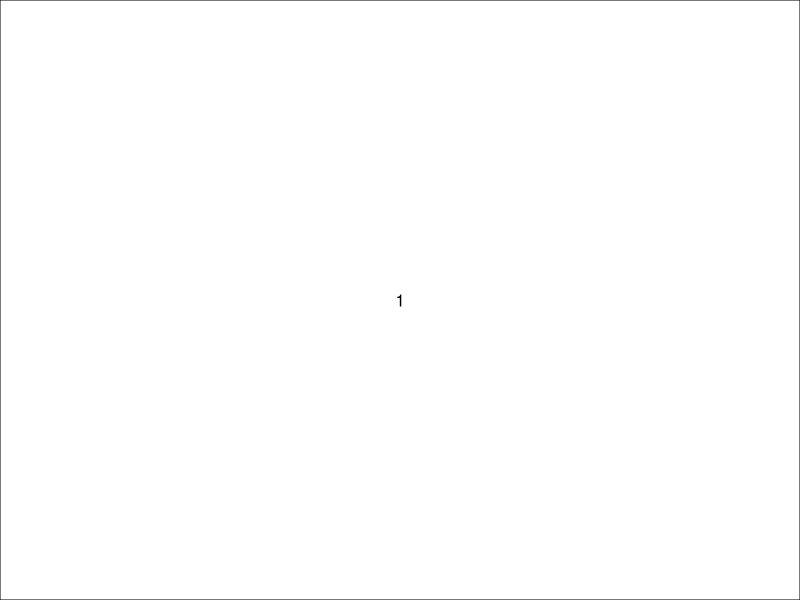
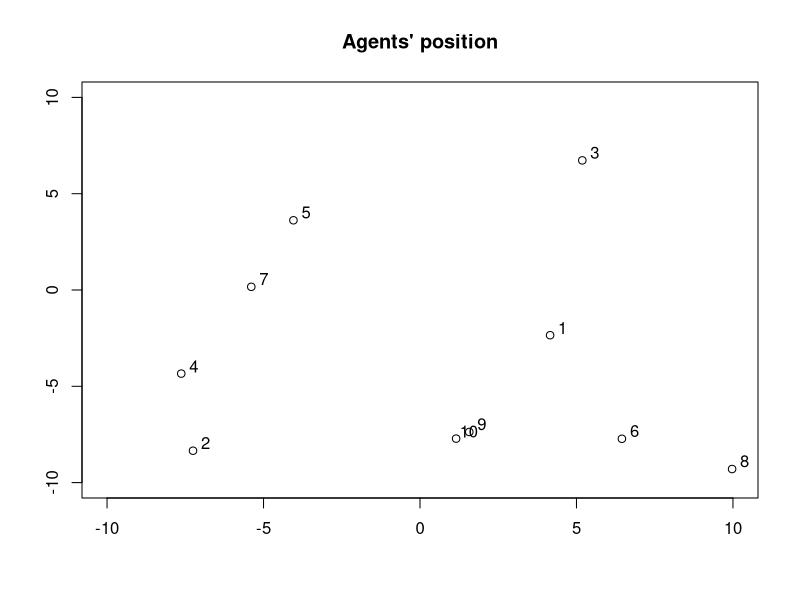
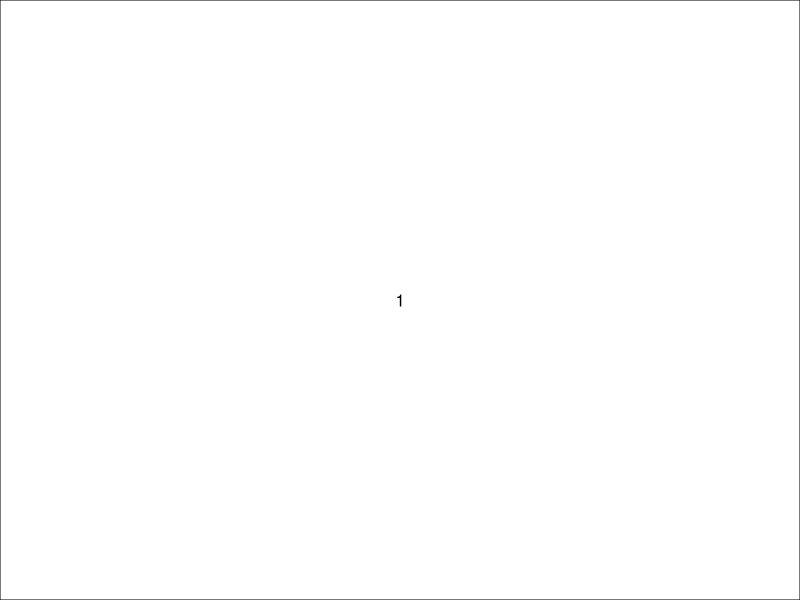
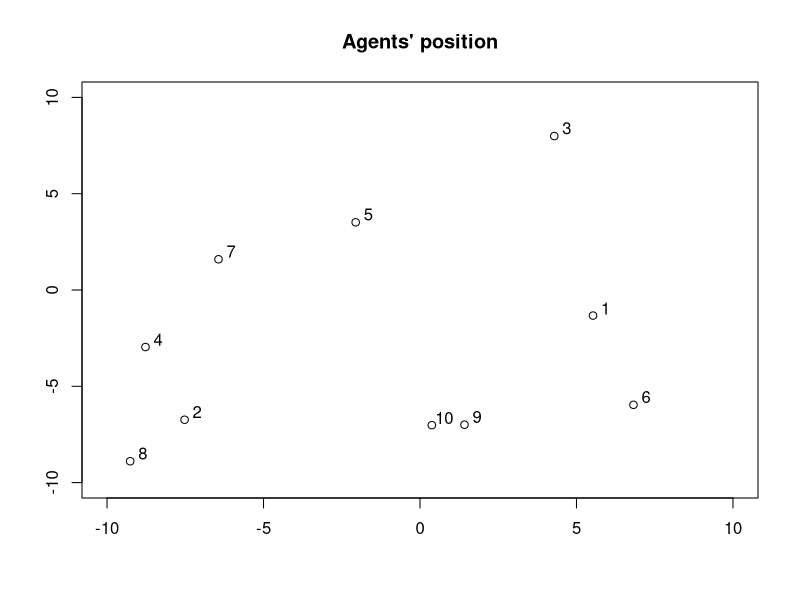
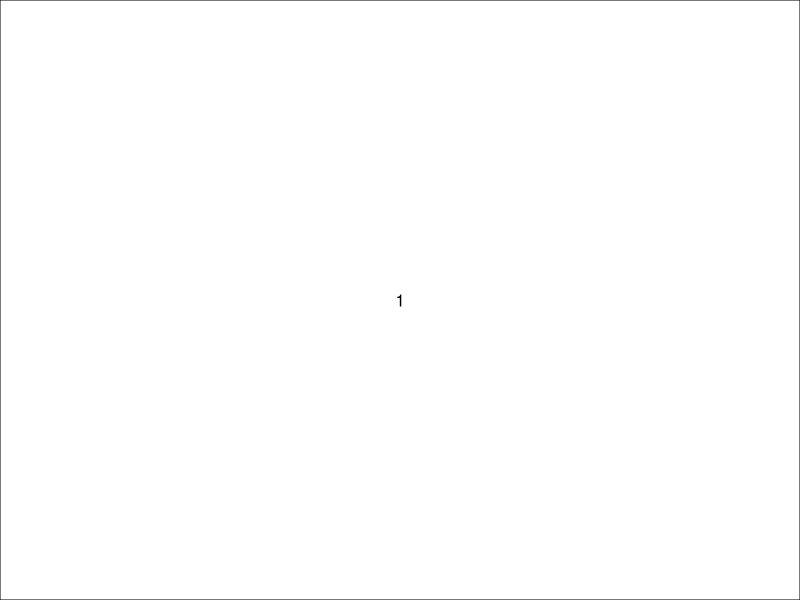
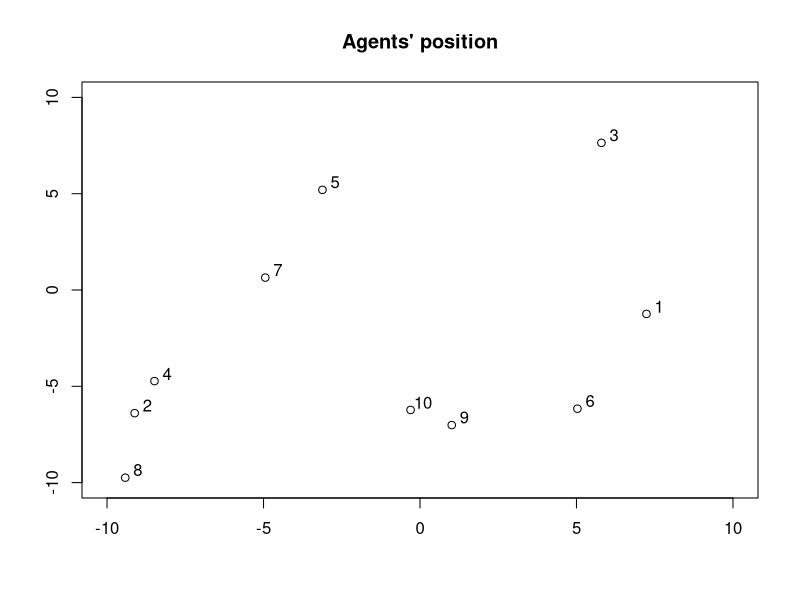
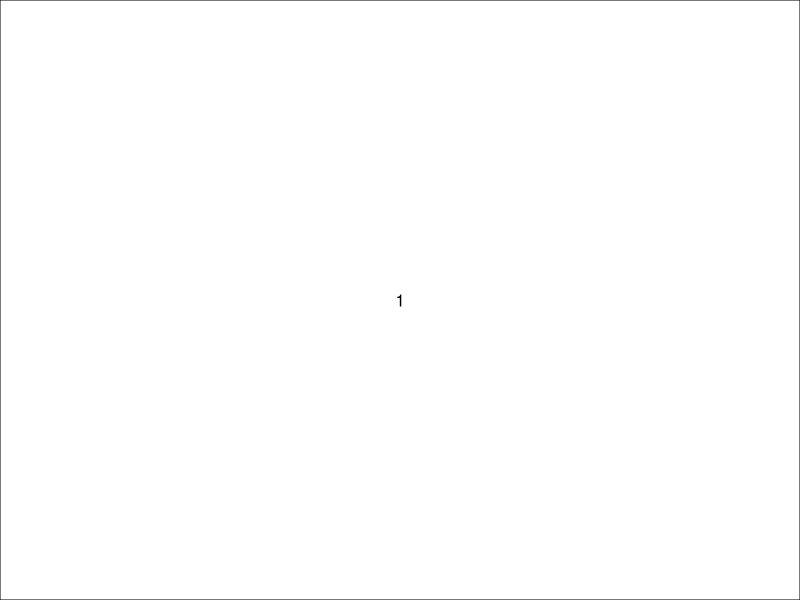
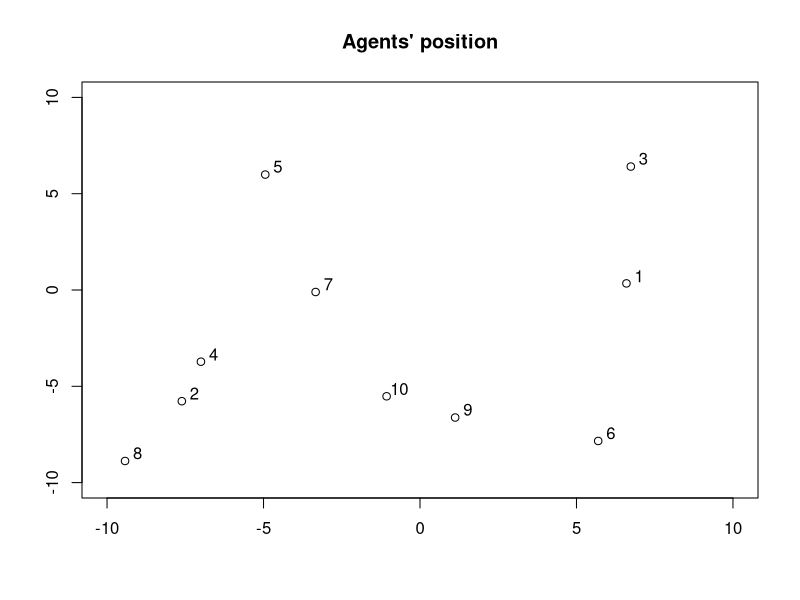

These charts were generated, in order, by the following R code:
#Running around function
wandering<-function(agents){
  #Select each agent randomly
  randIndex = sample(nrow(agents))
  for(i in 1:nrow(agents)){
    #For each agent
    ind<-randIndex[i]
    #Decide a direction
    angle<-runif(1,0,2*pi)
    #Compute where they are going (assuming a distance to be travelled equal to 1)
    agents$x[ind]<-agents$x[ind]+cos(angle)*agents$distance[ind]
    agents$y[ind]<-agents$y[ind]+sin(angle)*agents$distance[ind]
    #Make sure that the agents stay in the matrix
    if(agents$x[ind]>10)
    	agents$x[ind]<-agents$x[ind]-20
    else if(agents$x[ind]<(-10))
    	agents$x[ind]<-agents$x[ind]+20
    if(agents$y[ind]>10)
    	agents$y[ind]<-agents$y[ind]-20
    else if(agents$y[ind]<(-10))
    	agents$y[ind]<-agents$y[ind]+20
    
  }
  #Sends the agents matrix back (after having changed their characteristics)
  return(agents)
}

runModel<-function(nTime=100,nAgents=10){
  #Creates agent matrix
  agents<-as.data.frame(matrix(NA,nrow=nAgents,ncol=3,dimnames=list(NULL,c("distance","x","y"))))
  #Initialise agents randomly in the matrix
  #Assigning random values
  for(i in 1:nAgents){
  	agents$x[i]<-runif(1,-10,10)
  	#agents$x[i]<-1
  	agents$y[i]<-runif(1,-10,10)
  	#agents$y[i]<-15
  }
 	agents$distance<-runif(nAgents,0,2)
  #agents$distance<-0
  #Simulations
  for(t in 1:nTime){
    #Have agents running around
    agents<-wandering(agents)
    #Show where they are
    layout(matrix(c(1), 1, 1))
    layout.show(1)
    plot(agents$x,agents$y,type='p',main="Agents' position",xlab="",ylab="",ylim = c(-10,10),xlim=c(-10,10))
    text(agents$x+0.4,agents$y+0.4,labels=c(1:10))
    Sys.sleep(1)
  }
}

runModel(nTime=20,nAgents=10)
